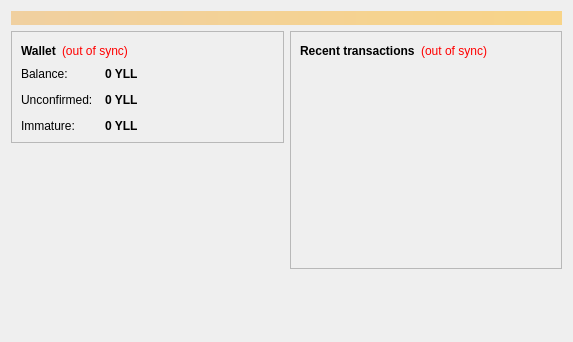
<?xml version="1.0" encoding="UTF-8"?>
<ui version="4.0">
 <class>OverviewPage</class>
 <widget class="QWidget" name="OverviewPage">
  <property name="geometry">
   <rect>
    <x>0</x>
    <y>0</y>
    <width>573</width>
    <height>342</height>
   </rect>
  </property>
  <property name="windowTitle">
   <string>Form</string>
  </property>
  <layout class="QVBoxLayout" name="topLayout">
   <item>
    <widget class="QLabel" name="labelAlerts">
     <property name="visible">
      <bool>false</bool>
     </property>
     <property name="styleSheet">
      <string notr="true">background-color: qlineargradient(x1: 0, y1: 0, x2: 1, y2: 0, stop:0 #F0D0A0, stop:1 #F8D488); color:#000000;</string>
     </property>
     <property name="wordWrap">
      <bool>true</bool>
     </property>
     <property name="margin">
      <number>3</number>
     </property>
    </widget>
   </item>
   <item>
    <layout class="QHBoxLayout" name="horizontalLayout" stretch="1,1">
     <item>
      <layout class="QVBoxLayout" name="verticalLayout_2">
       <item>
        <widget class="QFrame" name="frame">
         <property name="frameShape">
          <enum>QFrame::StyledPanel</enum>
         </property>
         <property name="frameShadow">
          <enum>QFrame::Raised</enum>
         </property>
         <layout class="QVBoxLayout" name="verticalLayout_4">
          <item>
           <layout class="QHBoxLayout" name="horizontalLayout_4">
            <item>
             <widget class="QLabel" name="label_5">
              <property name="font">
               <font>
                <weight>75</weight>
                <bold>true</bold>
               </font>
              </property>
              <property name="text">
               <string>Wallet</string>
              </property>
             </widget>
            </item>
            <item>
             <widget class="QLabel" name="labelWalletStatus">
              <property name="toolTip">
               <string>The displayed information may be out of date. Your wallet automatically synchronizes with the Yllirium network after a connection is established, but this process has not completed yet.</string>
              </property>
              <property name="styleSheet">
               <string notr="true">QLabel { color: red; }</string>
              </property>
              <property name="text">
               <string notr="true">(out of sync)</string>
              </property>
              <property name="alignment">
               <set>Qt::AlignLeading|Qt::AlignLeft|Qt::AlignVCenter</set>
              </property>
             </widget>
            </item>
            <item>
             <spacer name="horizontalSpacer_2">
              <property name="orientation">
               <enum>Qt::Horizontal</enum>
              </property>
              <property name="sizeHint" stdset="0">
               <size>
                <width>40</width>
                <height>20</height>
               </size>
              </property>
             </spacer>
            </item>
           </layout>
          </item>
          <item>
           <layout class="QFormLayout" name="formLayout_2">
            <property name="fieldGrowthPolicy">
             <enum>QFormLayout::AllNonFixedFieldsGrow</enum>
            </property>
            <property name="horizontalSpacing">
             <number>12</number>
            </property>
            <property name="verticalSpacing">
             <number>12</number>
            </property>
            <item row="0" column="0">
             <widget class="QLabel" name="label">
              <property name="text">
               <string>Balance:</string>
              </property>
             </widget>
            </item>
            <item row="0" column="1">
             <widget class="QLabel" name="labelBalance">
              <property name="font">
               <font>
                <weight>75</weight>
                <bold>true</bold>
               </font>
              </property>
              <property name="cursor">
               <cursorShape>IBeamCursor</cursorShape>
              </property>
              <property name="toolTip">
               <string>Your current balance</string>
              </property>
              <property name="text">
               <string notr="true">0 YLL</string>
              </property>
              <property name="textInteractionFlags">
               <set>Qt::LinksAccessibleByMouse|Qt::TextSelectableByKeyboard|Qt::TextSelectableByMouse</set>
              </property>
             </widget>
            </item>
            <item row="1" column="0">
             <widget class="QLabel" name="label_3">
              <property name="text">
               <string>Unconfirmed:</string>
              </property>
             </widget>
            </item>
            <item row="1" column="1">
             <widget class="QLabel" name="labelUnconfirmed">
              <property name="font">
               <font>
                <weight>75</weight>
                <bold>true</bold>
               </font>
              </property>
              <property name="cursor">
               <cursorShape>IBeamCursor</cursorShape>
              </property>
              <property name="toolTip">
               <string>Total of transactions that have yet to be confirmed, and do not yet count toward the current balance</string>
              </property>
              <property name="text">
               <string notr="true">0 YLL</string>
              </property>
              <property name="textInteractionFlags">
               <set>Qt::LinksAccessibleByMouse|Qt::TextSelectableByKeyboard|Qt::TextSelectableByMouse</set>
              </property>
             </widget>
            </item>
            <item row="2" column="0">
             <widget class="QLabel" name="labelImmatureText">
              <property name="text">
               <string>Immature:</string>
              </property>
             </widget>
            </item>
            <item row="2" column="1">
             <widget class="QLabel" name="labelImmature">
              <property name="font">
               <font>
                <weight>75</weight>
                <bold>true</bold>
               </font>
              </property>
              <property name="toolTip">
               <string>Mined balance that has not yet matured</string>
              </property>
              <property name="text">
               <string notr="true">0 YLL</string>
              </property>
              <property name="textInteractionFlags">
               <set>Qt::LinksAccessibleByMouse|Qt::TextSelectableByKeyboard|Qt::TextSelectableByMouse</set>
              </property>
             </widget>
            </item>
           </layout>
          </item>
         </layout>
        </widget>
       </item>
       <item>
        <spacer name="verticalSpacer">
         <property name="orientation">
          <enum>Qt::Vertical</enum>
         </property>
         <property name="sizeHint" stdset="0">
          <size>
           <width>20</width>
           <height>40</height>
          </size>
         </property>
        </spacer>
       </item>
      </layout>
     </item>
     <item>
      <layout class="QVBoxLayout" name="verticalLayout_3">
       <item>
        <widget class="QFrame" name="frame_2">
         <property name="frameShape">
          <enum>QFrame::StyledPanel</enum>
         </property>
         <property name="frameShadow">
          <enum>QFrame::Raised</enum>
         </property>
         <layout class="QVBoxLayout" name="verticalLayout">
          <item>
           <layout class="QHBoxLayout" name="horizontalLayout_2">
            <item>
             <widget class="QLabel" name="label_4">
              <property name="text">
               <string>&lt;b&gt;Recent transactions&lt;/b&gt;</string>
              </property>
             </widget>
            </item>
            <item>
             <widget class="QLabel" name="labelTransactionsStatus">
              <property name="toolTip">
               <string>The displayed information may be out of date. Your wallet automatically synchronizes with the Yllirium network after a connection is established, but this process has not completed yet.</string>
              </property>
              <property name="styleSheet">
               <string notr="true">QLabel { color: red; }</string>
              </property>
              <property name="text">
               <string notr="true">(out of sync)</string>
              </property>
              <property name="alignment">
               <set>Qt::AlignRight|Qt::AlignTrailing|Qt::AlignVCenter</set>
              </property>
             </widget>
            </item>
            <item>
             <spacer name="horizontalSpacer">
              <property name="orientation">
               <enum>Qt::Horizontal</enum>
              </property>
              <property name="sizeHint" stdset="0">
               <size>
                <width>40</width>
                <height>20</height>
               </size>
              </property>
             </spacer>
            </item>
           </layout>
          </item>
          <item>
           <widget class="QListView" name="listTransactions">
            <property name="styleSheet">
             <string notr="true">QListView { background: transparent; }</string>
            </property>
            <property name="frameShape">
             <enum>QFrame::NoFrame</enum>
            </property>
            <property name="verticalScrollBarPolicy">
             <enum>Qt::ScrollBarAlwaysOff</enum>
            </property>
            <property name="horizontalScrollBarPolicy">
             <enum>Qt::ScrollBarAlwaysOff</enum>
            </property>
            <property name="selectionMode">
             <enum>QAbstractItemView::NoSelection</enum>
            </property>
           </widget>
          </item>
         </layout>
        </widget>
       </item>
       <item>
        <spacer name="verticalSpacer_2">
         <property name="orientation">
          <enum>Qt::Vertical</enum>
         </property>
         <property name="sizeHint" stdset="0">
          <size>
           <width>20</width>
           <height>40</height>
          </size>
         </property>
        </spacer>
       </item>
      </layout>
     </item>
    </layout>
   </item>
  </layout>
 </widget>
 <resources/>
 <connections/>
</ui>
